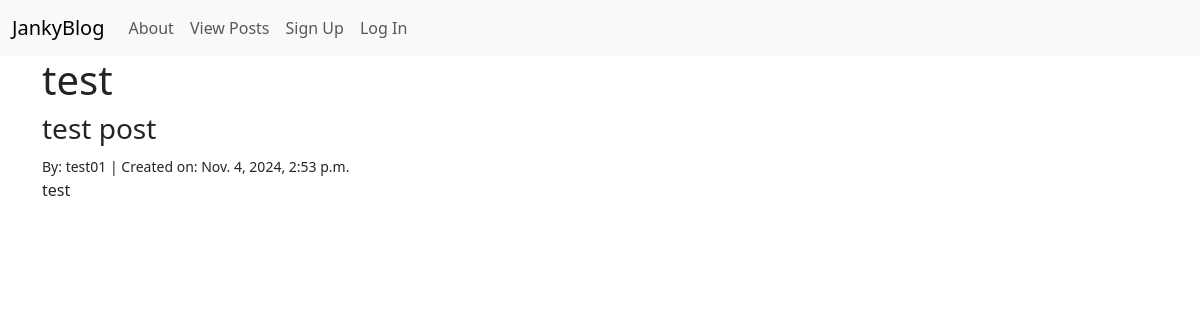
The app's page /posts/4/ with its own data.
### posts/models.py (models this page shows, shortened)
class Post(models.Model):
    title = models.CharField(max_length=128)
    subtitle = models.CharField(max_length=256)
    body = models.TextField()
    author = models.ForeignKey(
        get_user_model(),
        on_delete=models.CASCADE
    )
    status = models.ForeignKey(
        Status,
        on_delete=models.CASCADE
    )
    created_on = models.DateTimeField(auto_now_add=True)

### posts/views.py (the view)
# urls.py: path("<int:pk>/", views.PostDetailView.as_view(), name="detail"),
class PostDetailView(UserPassesTestMixin, DetailView):
    template_name = "posts/detail.html"
    model = Post
    def test_func(self):
        post = self.get_object()
        if post.status.name == "archived":
            if self.request.user.is_authenticated:
                return True
        elif post.status.name == "draft":
            if self.request.user.is_authenticated:
                return self.request.user == post.author
            return False
        else:
            return True

### templates/posts/detail.html (shortened to what this page needs)
{% extends 'base.html' %}
{% block content %}
<h1>{{ post.title }} </h1>
<h3>{{ post.subtitle }} </h3>
<small>By: {{ post.author }} | Created on: {{ post.created_on }} </small>
<p>{{ post.body }} </p>
{% endblock content %}

### records on screen
Post: title "test", subtitle "test post", author "test01", created_on "Nov. 4, 2024, 2:53 p.m.", body "test"
